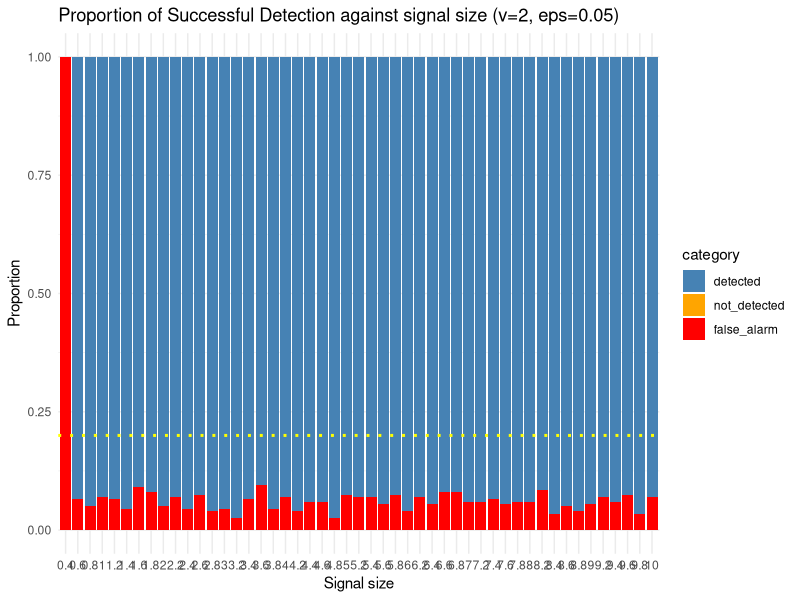
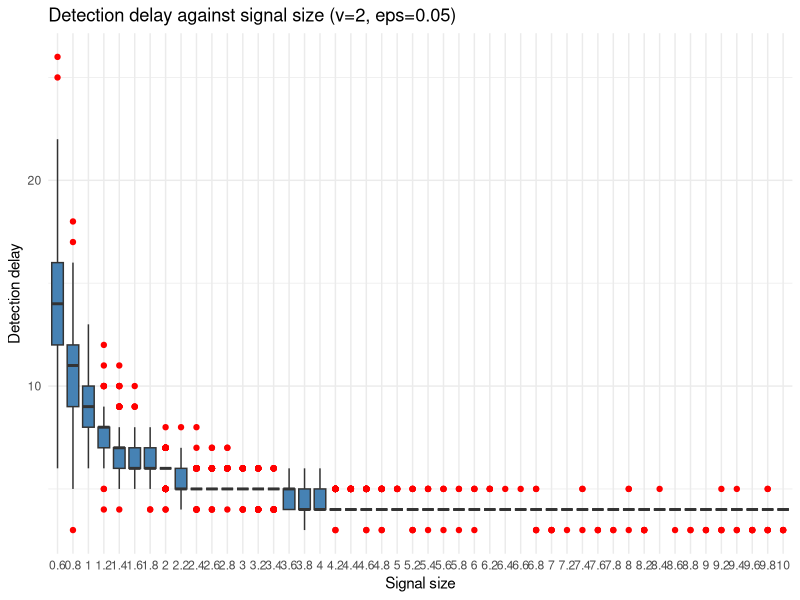

Source code (R) for these figures, in order:
library(ggplot2)
library(tidyr)
library(dplyr)
library(tibble)

# Read CSV with no header
data <- read.csv("data/Latest_format/locations_v2new2.csv", header = FALSE)

# Function to compute proportions for each row
get_proportions <- function(x) {
  total <- length(x)
  c(
    not_detected = sum(x == -1) / total,
    false_alarm = sum(x >= 0 & x <= 600) / total,
    detected = sum(x > 600) / total
  )
}

# Apply row-wise
props <- t(apply(data, 1, get_proportions))
props <- as.data.frame(props)

desired_order <-2:50/5
rownames(props) <- desired_order
props[1,2]<-props[1,2]+props[1,3]
props[1,3]<-0

# Prepare proportions data for ggplot
props_long <- props %>%
  rownames_to_column("row_label") %>%
  pivot_longer(cols = -row_label, names_to = "category", values_to = "proportion") %>%
  mutate(
    row_label = factor(row_label, levels = desired_order),
    # define stacking order: zero_600 at bottom, above600 above it, neg1 on top
    category = factor(category, levels = c("detected","not_detected", "false_alarm"))
  )


ggplot(props_long, aes(x = row_label, y = proportion, fill = category)) +
  geom_bar(stat = "identity") +
  geom_hline(yintercept = 0.2, linetype = "dotted", color = "yellow", size = 1)+
  labs(x = "Signal size", y = "Proportion", title = "Proportion of Successful Detection against signal size (v=2, eps=0.05)") +
  scale_fill_manual(values = c("not_detected" = "orange", "false_alarm" = "red", "detected" = "steelblue")) +
  theme_minimal()

# Boxplot
detected_long <- data[-1,] %>%
  mutate(row_label = rownames(props)[-1]) %>%
  pivot_longer(-row_label, values_to = "value") %>%
  filter(value > 600) %>%
  mutate(row_label = factor(row_label, levels = desired_order[-1]))

ggplot(detected_long, aes(x = row_label, y = value-600)) +
  geom_boxplot(fill = "steelblue", outlier.color = "red") +
  labs(x = "Signal size", y = "Detection delay", title = "Detection delay against signal size (v=2, eps=0.05)") +
  theme_minimal()
